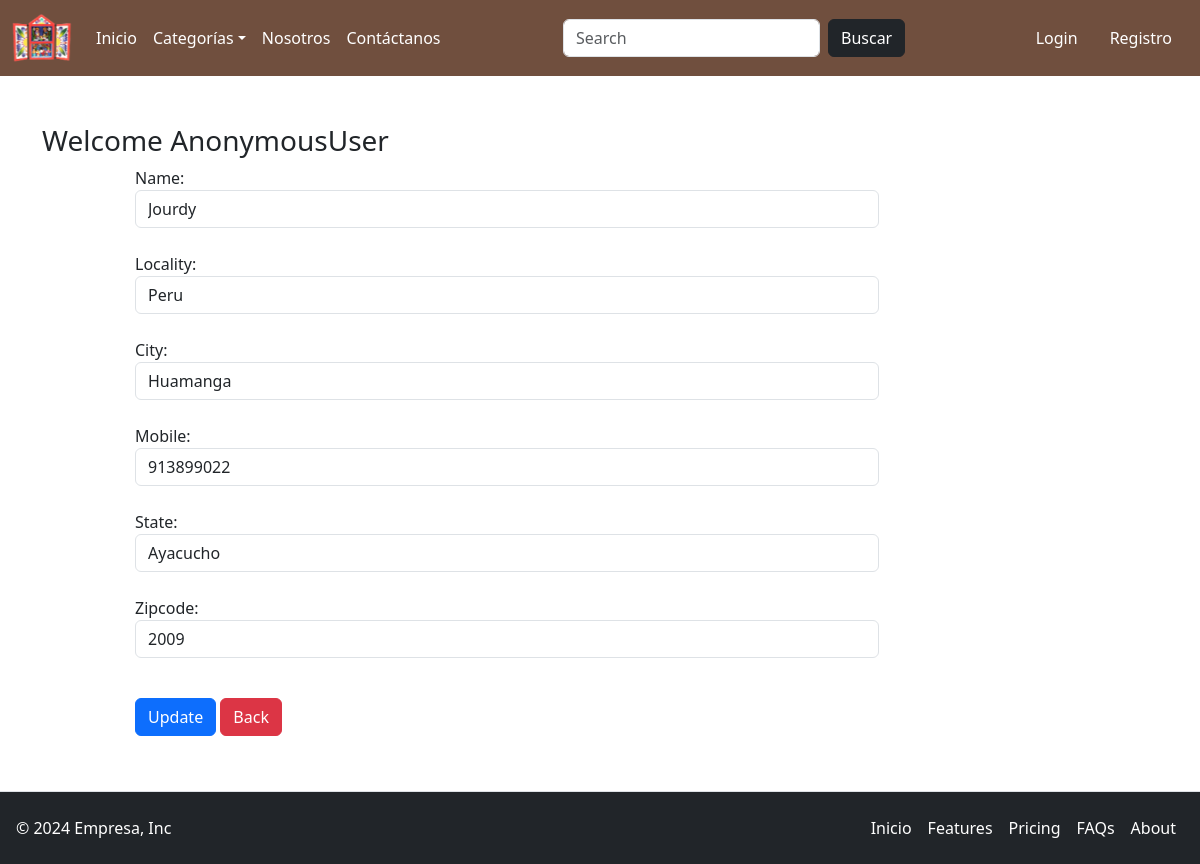
Screenshot of /updateAddress/1 with the database file from the repository.
### app/models.py (models this page shows, shortened)
class Customer(models.Model):
    user = models.OneToOneField(User, on_delete=models.CASCADE)
    name = models.CharField(max_length=200)
    locality = models.CharField(max_length=200)
    city= models.CharField(max_length=50)
    mobile = models.IntegerField(default=0)
    zipcode = models.IntegerField()
    state = models.CharField(choices=STATE_CHOICES, max_length=100)
    credits = models.DecimalField(max_digits=10, decimal_places=2, default=1000)

### app/views.py (the view, shortened to what this page needs)
# urls.py: path("updateAddress/<int:pk>",views.UpdateAddress.as_view(), name='updateAddress'),
class UpdateAddress(View):
    def get(self, request, pk):
        add= Customer.objects.get(pk=pk)
        form = CustomerProfileForm(instance=add)
        return render(request, 'app/updateAddress.html', locals())

### app/forms.py
class CustomerProfileForm(forms.ModelForm):
    class Meta:
        model = Customer
        fields = ['name','locality','city','mobile','state','zipcode']
        widgets = {
            'name': forms.TextInput(attrs={'class':'form-control'}),
            'locality': forms.TextInput(attrs={'class':'form-control'}),
            'city': forms.TextInput(attrs={'class':'form-control'}),
            'mobile': forms.NumberInput(attrs={'class':'form-control'}),
            'state': forms.Select(attrs={'class':'form-control'}),
            'zipcode': forms.NumberInput(attrs={'class':'form-control'})
        }

### app/context_processors.py (called while the page is built)
def navBarData(request):
    totalitem=0
    credits=0
    categories = Category.objects.all()
    if request.user.is_authenticated:
        totalitem = Cart.objects.filter(user=request.user).count()
        try:
            credits = Customer.objects.get(user=request.user).credits
        except:
            credits = 0
    return {
        'totalitem':totalitem,
        'categories':categories,
        'credits':credits
        }

### app/models.py (called while the page is built)
    def __str__(self) -> str:
        return self.title

### app/templates/app/updateAddress.html (shortened to what this page needs)
{% extends 'app/base.html' %}
{% load static %}
{% block main-content %}
<div class="container my-5">
    <div class="row">
        <h3>Welcome <span>{{request.user}}</span></h3>
    </div>
    <div class="col-sm-8 offset-sm-1">
        <form action="" method="post">
            {% for fm in form %}
                {{fm.label_tag}} {{fm}} <small class="text-danger">{{fm.errors | striptags}}</small><br>
            {% endfor %}
            <div class="col-12 mt-3">
                <button type="submit" class="btn btn-primary">Update</button>
                <a href=" {% url 'address' %}" type="button" class="btn btn-danger">Back</a>
            </div>
        </form>
    </div>
</div>
{% endblock main-content %}

### rows the page displays
Customer: form "Jourdy" "Peru" "Huamanga" "913899022" "Ayacucho" "2009"

### other values shown
{{ request.user }} "AnonymousUser"
{{ fm.label_tag }} "Name:" "Locality:" "City:" "Mobile:" "State:" "Zipcode:"
